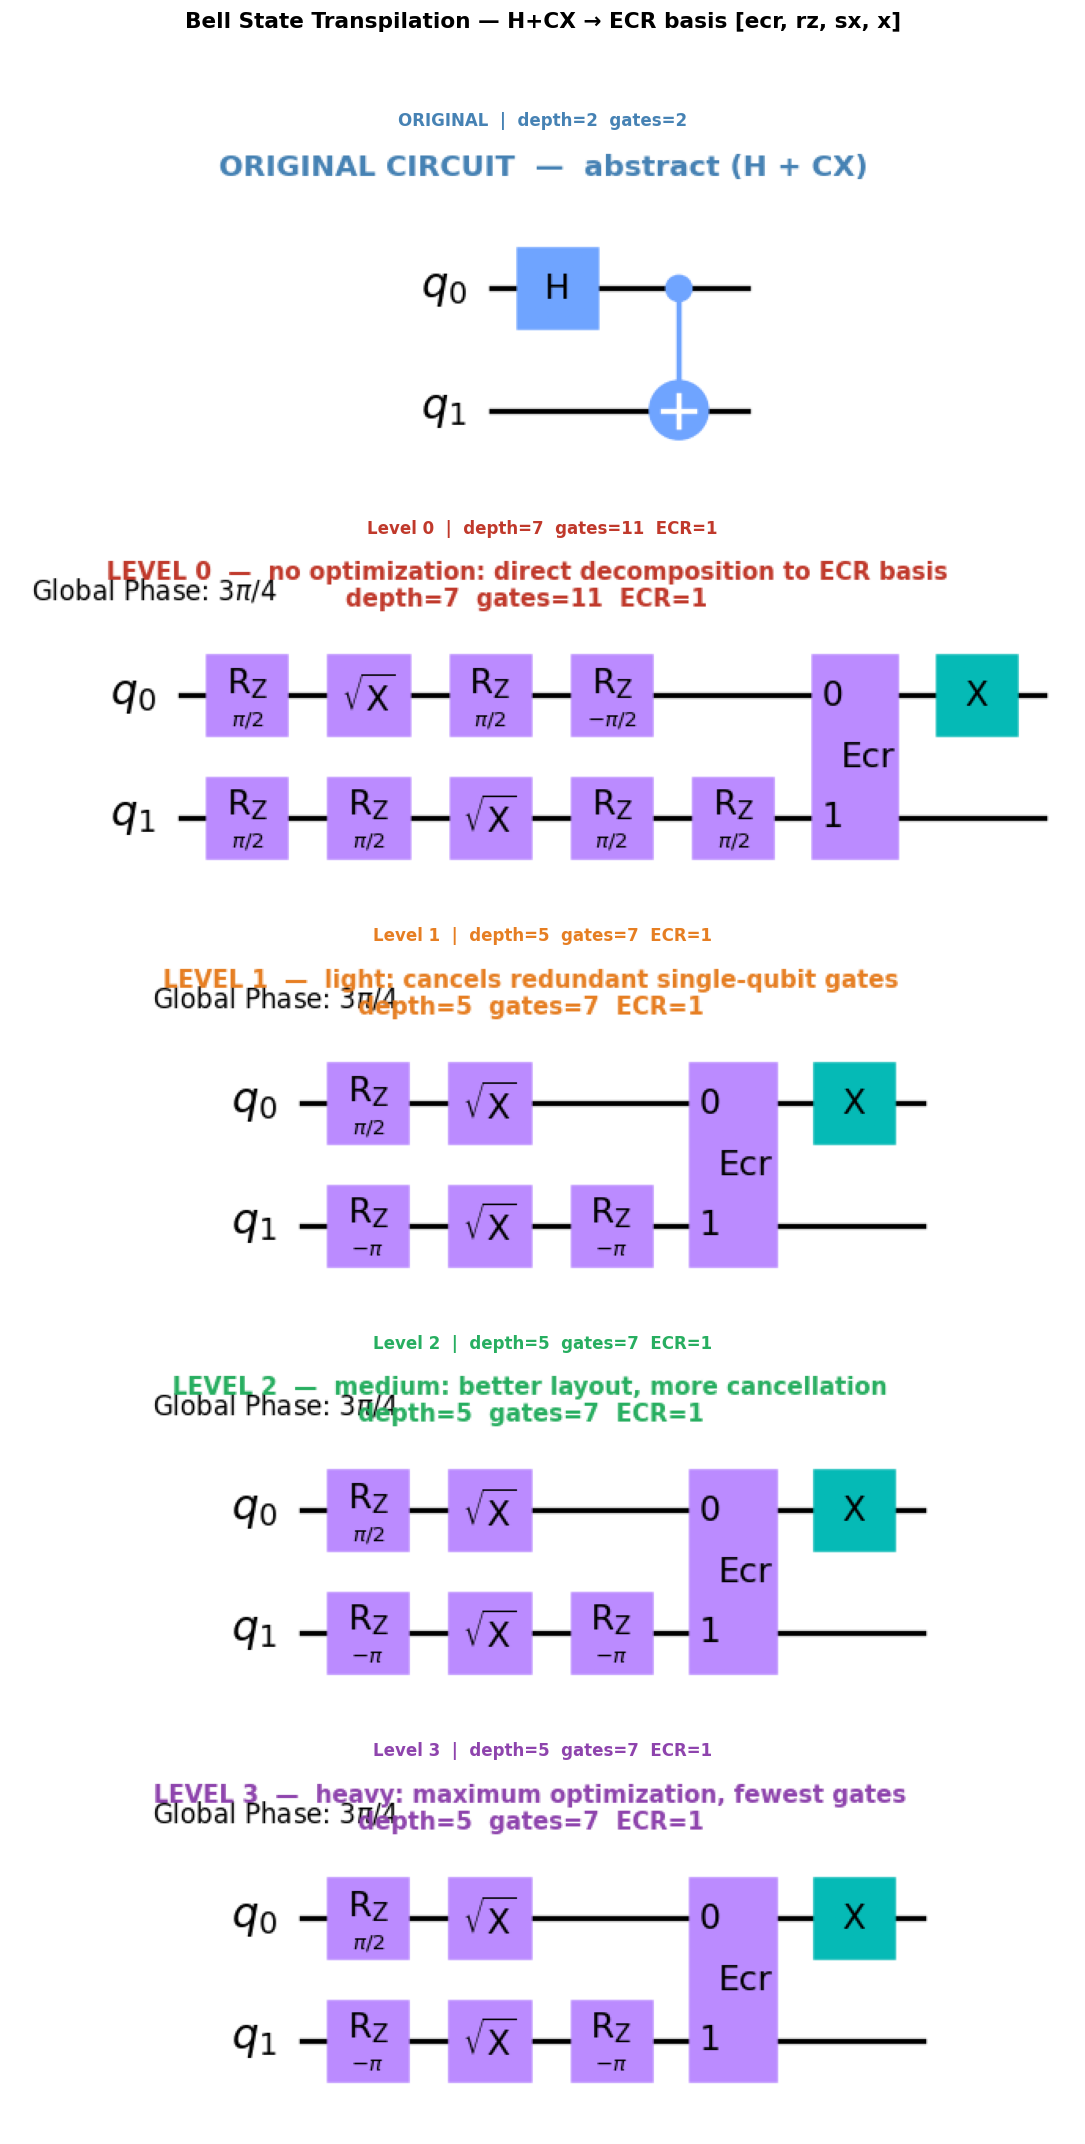

This chart was generated by the following Python code:
from qiskit import QuantumCircuit
from qiskit.transpiler import generate_preset_pass_manager
import matplotlib.pyplot as plt


# ── 1. Build the abstract Bell state circuit ──────────────────────────────────
qc = QuantumCircuit(2, name="Original")
qc.h(0)
qc.cx(0, 1)

# ── 2. Transpile at all optimization levels ───────────────────────────────────
basis_gates = ["ecr", "rz", "sx", "x"]
transpiled  = {}

for level in [0, 1, 2, 3]:
    pm  = generate_preset_pass_manager(
        optimization_level=level,
        basis_gates=basis_gates,
        seed_transpiler=42,
    )
    tqc = pm.run(qc)
    tqc.name = f"Level {level}"
    transpiled[level] = tqc

# ── 3. Print stats table ──────────────────────────────────────────────────────
print("=" * 65)
print(f"{'Metric':<20} {'Original':>10}  {'L0':>6}  {'L1':>6}  {'L2':>6}  {'L3':>6}")
print("=" * 65)
metrics = {
    "Depth":      lambda c: c.depth(),
    "Gate count": lambda c: c.size(),
    "ECR count":  lambda c: c.count_ops().get("ecr", 0),
    "Rz count":   lambda c: c.count_ops().get("rz",  0),
    "SX count":   lambda c: c.count_ops().get("sx",  0),
}
for name, fn in metrics.items():
    vals = "  ".join(f"{fn(transpiled[l]):>6}" for l in range(4))
    print(f"{name:<20} {fn(qc):>10}  {vals}")
print("=" * 65)

print("\nGate breakdown per level:")
for level in range(4):
    ops = transpiled[level].count_ops()
    print(f"  Level {level}: {dict(ops)}")

# ── 4. Save each circuit as its own PNG ───────────────────────────────────────
image_files = []

fig = qc.draw(output="mpl", fold=-1, style="clifford")
fig.suptitle("ORIGINAL CIRCUIT  —  abstract (H + CX)",
             fontsize=11, fontweight="bold", color="steelblue")
fig.savefig("circ_original.png", dpi=120, bbox_inches="tight")
plt.close(fig)
image_files.append(("circ_original.png", "steelblue",
    f"ORIGINAL  |  depth={qc.depth()}  gates={qc.size()}"))

colors = ["#c0392b", "#e67e22", "#27ae60", "#8e44ad"]
descs  = [
    "LEVEL 0  —  no optimization: direct decomposition to ECR basis",
    "LEVEL 1  —  light: cancels redundant single-qubit gates",
    "LEVEL 2  —  medium: better layout, more cancellation",
    "LEVEL 3  —  heavy: maximum optimization, fewest gates",
]

for level in range(4):
    tqc   = transpiled[level]
    depth = tqc.depth()
    gates = tqc.size()
    ecr   = tqc.count_ops().get("ecr", 0)
    fname = f"circ_level{level}.png"

    fig = tqc.draw(output="mpl", fold=-1, style="clifford", idle_wires=False)
    fig.suptitle(
        f"{descs[level]}\ndepth={depth}  gates={gates}  ECR={ecr}",
        fontsize=9, fontweight="bold", color=colors[level]
    )
    fig.savefig(fname, dpi=120, bbox_inches="tight")
    plt.close(fig)
    image_files.append((fname, colors[level],
        f"Level {level}  |  depth={depth}  gates={gates}  ECR={ecr}"))

# ── 5. Summary figure ─────────────────────────────────────────────────────────
fig, axes = plt.subplots(5, 1, figsize=(14, 18))
fig.suptitle(
    "Bell State Transpilation — H+CX → ECR basis [ecr, rz, sx, x]",
    fontsize=13, fontweight="bold", y=0.99
)

for ax, (fname, color, title) in zip(axes, image_files):
    img = plt.imread(fname)
    ax.imshow(img)
    ax.set_title(title, fontsize=10, fontweight="bold", color=color, pad=6)
    ax.axis("off")

plt.tight_layout(rect=[0, 0, 1, 0.97])
plt.savefig("transpiling_demo.png", dpi=120, bbox_inches="tight")
plt.show()

# ── 6. Bar chart ──────────────────────────────────────────────────────────────
import numpy as np

levels      = ["Original", "Level 0", "Level 1", "Level 2", "Level 3"]
circuits    = [qc] + [transpiled[l] for l in range(4)]
depths      = [c.depth() for c in circuits]
gate_counts = [c.size()  for c in circuits]
ecr_counts  = [c.count_ops().get("ecr", 0) for c in circuits]
rz_counts   = [c.count_ops().get("rz",  0) for c in circuits]
sx_counts   = [c.count_ops().get("sx",  0) for c in circuits]

x = np.arange(len(levels))
w = 0.15
fig2, ax2 = plt.subplots(figsize=(12, 5))
ax2.bar(x - 2*w, depths,      w, label="Depth",      color="steelblue")
ax2.bar(x - 1*w, gate_counts, w, label="Gate count", color="orange")
ax2.bar(x + 0*w, ecr_counts,  w, label="ECR count",  color="green")
ax2.bar(x + 1*w, rz_counts,   w, label="Rz count",   color="red")
ax2.bar(x + 2*w, sx_counts,   w, label="SX count",   color="purple")
ax2.set_xticks(x)
ax2.set_xticklabels(levels)
ax2.set_ylabel("Count")
ax2.set_title("Bell State — Circuit Metrics vs Optimization Level",
              fontweight="bold")
ax2.legend()
ax2.grid(axis="y", alpha=0.3)
plt.tight_layout()
plt.savefig("transpiling_metrics.png", dpi=120, bbox_inches="tight")
plt.show()

# ── 7. Cleanup temp files ─────────────────────────────────────────────────────
import os
for fname, _, _ in image_files:
    if os.path.exists(fname):
        os.remove(fname)
